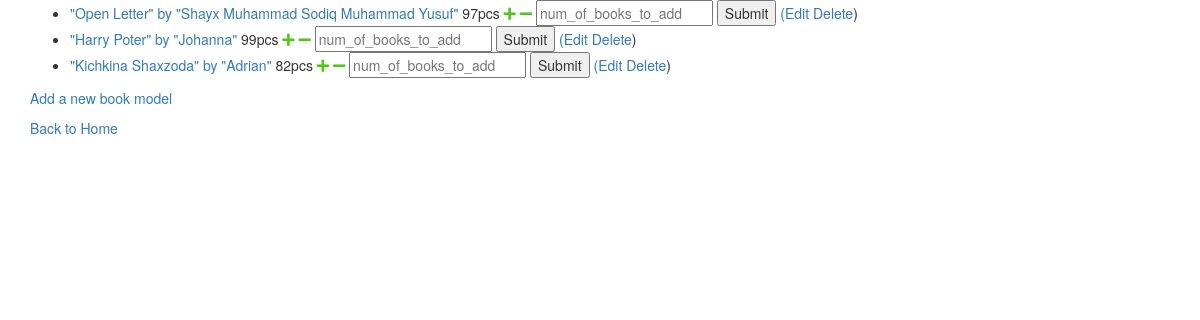
Before: /backend (signed in) with the older database file.
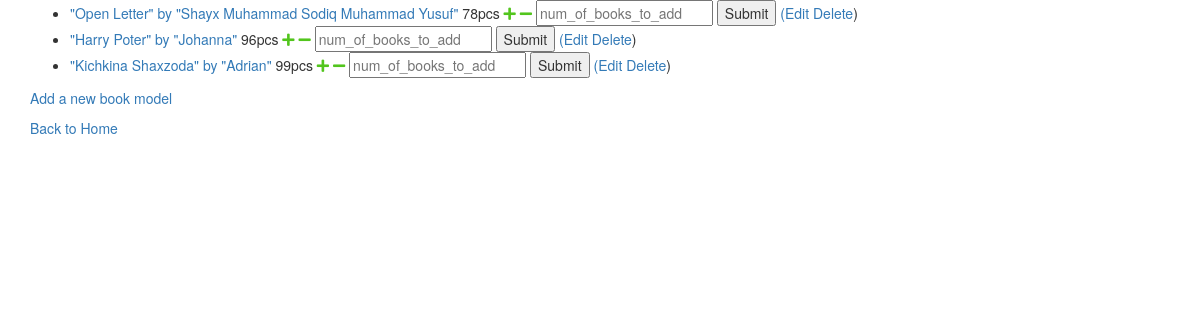
After: the same page with the newer database file.
### backend/models.py (models this page shows, shortened)
class Book_model(models.Model):
    title = models.CharField(
        max_length=64,
        unique=True,
        validators=[
            MinLengthValidator(3)
        ])
    author = models.CharField(max_length=64)
    price = models.PositiveIntegerField()
    genre = models.CharField(max_length=64, choices=genre_options)
    created_at = models.DateTimeField(auto_now_add=True)
    updated_at = models.DateTimeField(auto_now=True)
    def get_quantity(self):
        quantity = len(Book.objects.filter(model=self))
        return quantity
    def __str__(self):
        return '"'+self.title+'" by "'+self.author+'"'

### backend/views.py (the view)
# urls.py: path('', book_model_list.as_view(), name="book_model_list"),
class book_model_list(LoginRequiredMixin, ListView):
    model = Book_model
    fields="__all__"
    success_url =  reverse_lazy('backend:book_model_list')

### backend/templates/backend/book_model_list.html (shortened to what this page needs)
{%extends "base_bootsrap.html" %}
{% block content%}
<div class="container">
        {% if book_model_list %}
        <ul>
             {% for book_model in book_model_list %}
             <div class="row">
             <li><a href="{% url 'backend:book_model_detail' book_model.id %}">{{book_model}} </a>
                <span id="book_model_qty_{{book_model.id}}">{{book_model.get_quantity}}</span>pcs
                 <a href="#"  id="inc_{{book_model.id}}"
                    onclick="
                         inc('{% url 'backend:book_model_inc' book_model.id %}', {{book_model.id}});
                         return false;
                    "
                 >
                <i class="fas fa-plus" id="plus_{{book_model.id}}" style="color: rgb(82, 197, 29)"></i>
                 </a>
                 <a href="#"  id="dec_{{book_model.id}}"
                 onclick="
                      dec('{% url 'backend:book_model_dec' book_model.id %}', {{book_model.id}}); return false;
                 "
                 >
                 <i class="fas fa-minus" id="minus_{{book_model.id}}" style="color: rgb(82, 197, 29)"></i>
                 </a>
                 <input id="num_of_books_{{book_model.id}}" name="num_of_books_to_add" type="number" placeholder="num_of_books_to_add"></input>
                 <input type="submit" onclick="
                    num_of_books_to_add=$('#num_of_books_{{book_model.id}}').val()*1;
                    book_model_id='{{book_model.id}}'*1;
                    console.log(num_of_books_to_add);
                    add_set_of_books(book_model_id, num_of_books_to_add);
                    $('#num_of_books_{{book_model.id}}').val($('#num_of_books_{{book_model.id}}').placeholder);
                    return false;
                 "></input>
                 <a href="{% url 'backend:book_model_update' book_model.id %}">(Edit</a>
                 <a href="{% url 'backend:book_model_delete' book_model.id %}">Delete</a>)
             </li>
            </div>
             {%endfor%}
        </ul>
        {% else %}
           <p class="row">There are no book_models in the library database.</p>
        {% endif %}
            <p class="row">
             <a href="{% url 'backend:book_model_create' %}">Add a new book model</a>
            </p>
            <p class="row">
                <a href="{% url 'home:home' %}">Back to Home</a>
            </p>
        </div>
 {%endblock%}

Changed rows visible on the page:
changed Book_model "\"Open Letter\" by \"Shayx Muhammad Sodiq Muhammad Yusuf\"": get_quantity "97" → "78"
changed Book_model "\"Harry Poter\" by \"Johanna\"": get_quantity "99" → "96"
changed Book_model "\"Kichkina Shaxzoda\" by \"Adrian\"": get_quantity "82" → "99"
